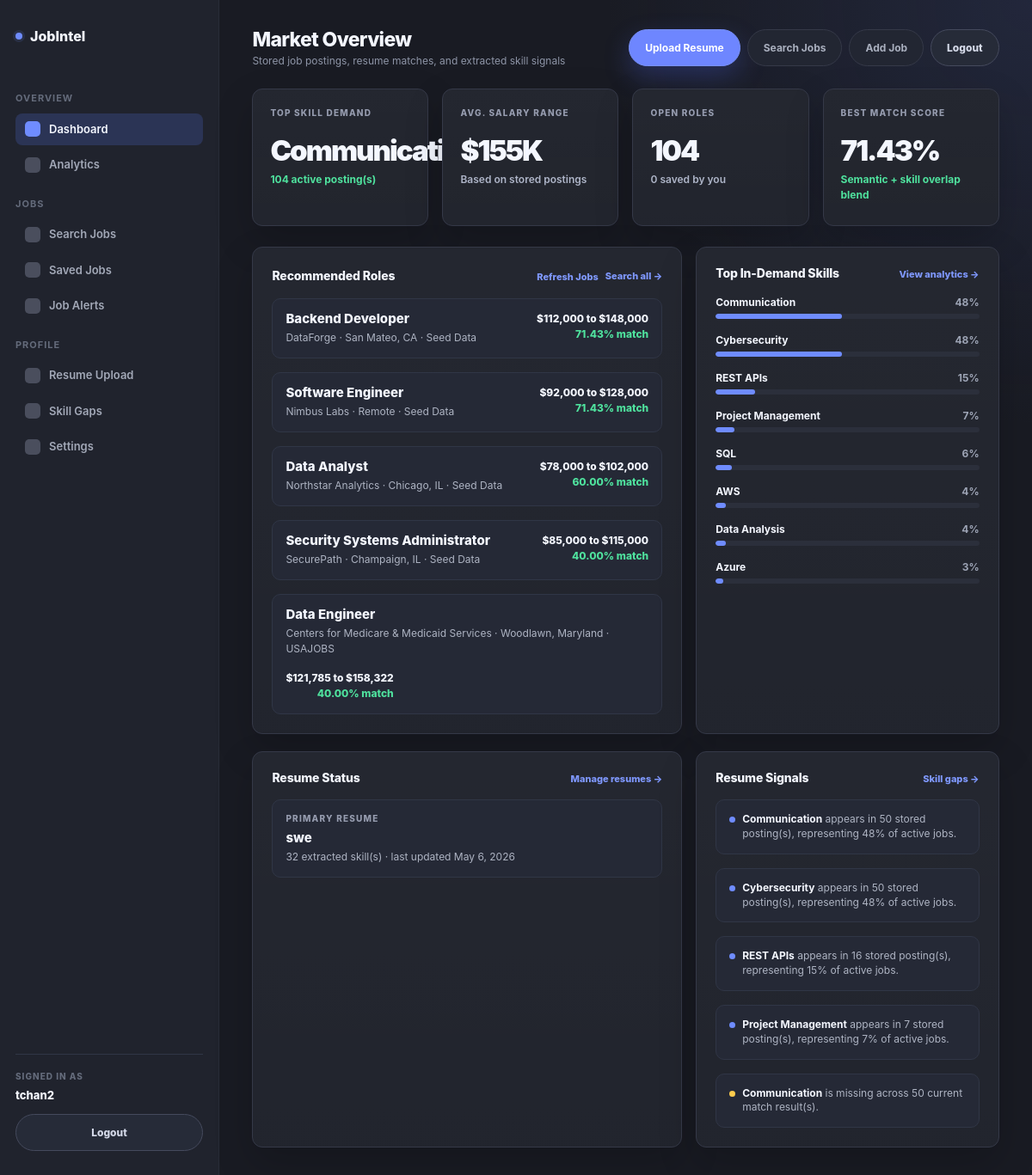
Screenshot of / (signed in) with the database file from the repository.
### resume_fixer/models.py (models this page shows, shortened)
class TimeStampedModel(models.Model):
    created_at = models.DateTimeField(auto_now_add=True)
    updated_at = models.DateTimeField(auto_now=True)
    class Meta:
        abstract = True

class JobPosting(TimeStampedModel):
    class RemoteType(models.TextChoices):
        ON_SITE = 'on_site', 'On Site'
        HYBRID = 'hybrid', 'Hybrid'
        REMOTE = 'remote', 'Remote'
        UNKNOWN = 'unknown', 'Unknown'
    class EmploymentType(models.TextChoices):
        FULL_TIME = 'full_time', 'Full Time'
        PART_TIME = 'part_time', 'Part Time'
        CONTRACT = 'contract', 'Contract'
        INTERNSHIP = 'internship', 'Internship'
        TEMPORARY = 'temporary', 'Temporary'
        UNKNOWN = 'unknown', 'Unknown'
    class ExperienceLevel(models.TextChoices):
        ENTRY = 'entry', 'Entry Level'
        MID = 'mid', 'Mid Level'
        SENIOR = 'senior', 'Senior Level'
        LEAD = 'lead', 'Lead'
        UNKNOWN = 'unknown', 'Unknown'
    company = models.ForeignKey(Company, on_delete=models.SET_NULL, null=True, blank=True, related_name='job_postings')
    external_id = models.CharField(max_length=255, blank=True)
    source_name = models.CharField(max_length=100, blank=True)
    source_url = models.URLField(max_length=500, blank=True)
    title = models.CharField(max_length=200)
    description = models.TextField()
    location = models.CharField(max_length=200, blank=True)
    remote_type = models.CharField(max_length=20, choices=RemoteType.choices, default=RemoteType.UNKNOWN)
    employment_type = models.CharField(max_length=20, choices=EmploymentType.choices, default=EmploymentType.UNKNOWN)
    experience_level = models.CharField(max_length=20, choices=ExperienceLevel.choices, default=ExperienceLevel.UNKNOWN)
    salary_min = models.PositiveIntegerField(null=True, blank=True)
    salary_max = models.PositiveIntegerField(null=True, blank=True)
    salary_currency = models.CharField(max_length=10, default='USD')
    posted_at = models.DateTimeField(null=True, blank=True)
    scraped_at = models.DateTimeField(null=True, blank=True)
    raw_data = models.JSONField(default=dict, blank=True)
    embedding = models.JSONField(default=list, blank=True)
    is_active = models.BooleanField(default=True)
    class Meta:
        ordering = ['-posted_at', '-created_at']
        indexes = [
            models.Index(fields=['title']),
            models.Index(fields=['location']),
            models.Index(fields=['remote_type']),
            models.Index(fields=['experience_level']),
            models.Index(fields=['is_active']),
        ]
        constraints = [
            models.UniqueConstraint(
                fields=['source_name', 'external_id'],
                condition=~models.Q(external_id=''),
                name='unique_job_source_external_id',
            )
        ]

class Company(TimeStampedModel):
    name = models.CharField(max_length=200, unique=True)
    website = models.URLField(blank=True)
    industry = models.CharField(max_length=150, blank=True)
    class Meta:
        ordering = ['name']
        verbose_name_plural = 'companies'

class JobSkill(TimeStampedModel):
    class Importance(models.TextChoices):
        REQUIRED = 'required', 'Required'
        PREFERRED = 'preferred', 'Preferred'
        MENTIONED = 'mentioned', 'Mentioned'
    job_posting = models.ForeignKey(JobPosting, on_delete=models.CASCADE, related_name='job_skills')
    skill = models.ForeignKey(Skill, on_delete=models.CASCADE, related_name='job_skills')
    importance = models.CharField(max_length=20, choices=Importance.choices, default=Importance.MENTIONED)
    confidence = models.DecimalField(max_digits=5, decimal_places=2, default=0)
    evidence = models.TextField(blank=True)
    class Meta:
        unique_together = ('job_posting', 'skill')
        ordering = ['importance', 'skill__normalized_name']

class Skill(TimeStampedModel):
    class Category(models.TextChoices):
        LANGUAGE = 'language', 'Programming Language'
        FRAMEWORK = 'framework', 'Framework'
        DATABASE = 'database', 'Database'
        CLOUD = 'cloud', 'Cloud'
        TOOL = 'tool', 'Tool'
        SOFT_SKILL = 'soft_skill', 'Soft Skill'
        CERTIFICATION = 'certification', 'Certification'
        OTHER = 'other', 'Other'
    name = models.CharField(max_length=100, unique=True)
    normalized_name = models.CharField(max_length=100, unique=True)
    category = models.CharField(max_length=25, choices=Category.choices, default=Category.OTHER)
    class Meta:
        ordering = ['normalized_name']

class Resume(TimeStampedModel):
    user = models.ForeignKey(settings.AUTH_USER_MODEL, on_delete=models.CASCADE, related_name='resumes')
    title = models.CharField(max_length=150)
    file = models.FileField(upload_to=resume_upload_path, blank=True)
    extracted_text = models.TextField(blank=True)
    parsed_data = models.JSONField(default=dict, blank=True)
    is_primary = models.BooleanField(default=False)
    class Meta:
        ordering = ['-updated_at']

### resume_fixer/views.py (the view, shortened to what this page needs)
# urls.py: path('', views.dashboard, name='dashboard'),
@login_required(login_url='login')
def dashboard(request):
    seed_reference_data()
    ensure_external_job_sources()
    user = get_working_user(request)
    resume = latest_resume_for_user(user)
    top_matches = ResumeJobMatch.objects.select_related('job_posting', 'job_posting__company', 'resume').filter(user=user).order_by('-match_score')[:5]
    jobs = []
    for match in top_matches:
        jobs.append({
            'id': match.job_posting_id,
            'title': match.job_posting.title,
            'company': match.job_posting.company.name if match.job_posting.company else 'Unknown Company',
            'location': match.job_posting.location or 'Location not listed',
            'salary': salary_display(match.job_posting),
            'match': f'{match.match_score}%',
            'source': match.job_posting.source_name or 'Stored',
        })
    insights = []
    top_skills = top_skill_rows(4)
    for skill in top_skills:
        insights.append({
            'title': skill['name'],
            'text': f'appears in {skill["count"]} stored posting(s), representing {skill["score"]}% of active jobs.',
            'tone': 'green' if skill['score'] >= 50 else 'blue',
        })
    for missing in common_missing_skills(user, 2):
        insights.append({
            'title': missing['name'],
            'text': f'is missing across {missing["count"]} current match result(s).',
            'tone': 'yellow',
        })
    if not insights:
        insights.append({'title': 'No data yet', 'text': 'Upload a resume or add job postings to generate signals.', 'tone': 'blue'})
    return render(request, 'resume_fixer/dashboard.html', {
        'page_key': 'dashboard',
        'skills': top_skill_rows(8),
        'insights': insights[:5],
        'metrics': dashboard_metrics(user),
        'jobs': jobs,
        'resume': resume,
    })

### templates/resume_fixer/dashboard.html (shortened to what this page needs)
{% extends 'resume_fixer/base.html' %}
{% block content %}
<div class="top-row d-flex flex-wrap align-items-start justify-content-between gap-3 mb-4">
    <div>
        <h1 class="page-title mb-1">Market Overview</h1>
        <p class="page-subtitle mb-0">Stored job postings, resume matches, and extracted skill signals</p>
    </div>
    <div class="dashboard-actions d-flex flex-wrap gap-2">
        <a class="filter-button text-decoration-none" href="{% url 'resume_upload' %}">Upload Resume</a>
        <a class="filter-pill text-decoration-none" href="{% url 'search_jobs' %}">Search Jobs</a>
        <a class="filter-pill text-decoration-none" href="{% url 'search_jobs' %}#add-job">Add Job</a>
        <form method="post" action="{% url 'logout' %}">
            <button class="logout-button" type="submit">Logout</button>
        </form>
    </div>
</div>
<div class="row g-3 mb-4">
    {% for metric in metrics %}
    <div class="col-12 col-md-6 col-xl-3">
        <div class="metric-card h-100">
            <div class="metric-label">{{ metric.label }}</div>
            <div class="metric-value">{{ metric.value }}</div>
            <div class="metric-change {{ metric.direction }}">{{ metric.change }}</div>
        </div>
    </div>
    {% endfor %}
</div>
<div class="row g-3 align-items-stretch">
    <div class="col-12 col-xl-7">
        <section class="panel h-100">
            <div class="panel-heading d-flex justify-content-between align-items-center mb-3">
                <h2 class="panel-title mb-0">Recommended Roles</h2>
                <div class="d-flex align-items-center gap-2">
                    <form method="post" action="{% url 'refresh_job_sources' %}">
                        <button class="link-button" type="submit">Refresh Jobs</button>
                    </form>
                    <a href="{% url 'search_jobs' %}" class="view-link">Search all →</a>
                </div>
            </div>
            <div class="job-list d-flex flex-column gap-3">
                {% for job in jobs %}
                <article class="job-card d-flex flex-wrap justify-content-between gap-3">
                    <div>
                        <h3 class="job-title mb-1"><a href="{% url 'job_detail' job.id %}" class="job-title-link">{{ job.title }}</a></h3>
                        <p class="job-meta mb-0">{{ job.company }} · {{ job.location }}{% if job.source %} · {{ job.source }}{% endif %}</p>
                    </div>
                    <div class="job-side text-sm-end">
                        <div class="job-salary">{{ job.salary }}</div>
                        <div class="job-match">{{ job.match }} match</div>
                    </div>
                </article>
                {% empty %}
                <div class="empty-state">No jobs exist yet. Add a job posting to start generating matches.</div>
                {% endfor %}
            </div>
        </section>
    </div>
    <div class="col-12 col-xl-5">
        <section class="panel h-100">
            <div class="panel-heading d-flex justify-content-between align-items-center mb-3">
                <h2 class="panel-title mb-0">Top In-Demand Skills</h2>
                <a href="{% url 'analytics' %}" class="view-link">View analytics →</a>
            </div>
            <div class="skill-list d-flex flex-column gap-3">
                {% for skill in skills %}
                <div class="skill-row">
                    <div class="d-flex justify-content-between align-items-center mb-1">
                        <span class="skill-name">{{ skill.name }}</span>
                        <span class="skill-score">{{ skill.score }}%</span>
                    </div>
                    <div class="skill-track">
                        <div class="skill-bar" style="width: {{ skill.score }}%;"></div>
                    </div>
                </div>
                {% empty %}
                <div class="empty-state">No skill data is available yet.</div>
                {% endfor %}
            </div>
        </section>
    </div>
</div>
<div class="row g-3 mt-1 align-items-stretch">
    <div class="col-12 col-xl-7">
        <section class="panel compact-panel h-100">
            <div class="panel-heading d-flex justify-content-between align-items-center mb-3">
                <h2 class="panel-title mb-0">Resume Status</h2>
                <a href="{% url 'resume' %}" class="view-link">Manage resumes →</a>
            </div>
            {% if resume %}
            <article class="detail-block">
                <div class="detail-label">Primary resume</div>
                <h3 class="job-title mb-1">{{ resume.title }}</h3>
                <p class="job-meta mb-0">{{ resume.resume_skills.count }} extracted skill(s) · last updated {{ resume.updated_at|date:'M j, Y' }}</p>
            </article>
            {% else %}
            <div class="empty-state">Upload a resume to calculate match scores against stored jobs.</div>
            {% endif %}
        </section>
    </div>
    <div class="col-12 col-xl-5">
        <section class="panel compact-panel h-100">
            <div class="panel-heading d-flex justify-content-between align-items-center mb-3">
                <h2 class="panel-title mb-0">Resume Signals</h2>
                <a href="{% url 'skill_gaps' %}" class="view-link">Skill gaps →</a>
            </div>
            <div class="insight-list d-flex flex-column gap-3">
                {% for insight in insights %}
                <article class="insight-card">
                    <div class="d-flex gap-2 align-items-start">
                        <span class="insight-dot {{ insight.tone }}"></span>
                        <p class="mb-0"><strong>{{ insight.title }}</strong> {{ insight.text }}</p>
                    </div>
                </article>
                {% endfor %}
            </div>
        </section>
    </div>
</div>
{% endblock %}

### templates/resume_fixer/base.html (shortened to what this page needs)
{% load static %}
<!doctype html>
<html lang="en">
<head>
    <link href="https://cdn.jsdelivr.net/npm/bootstrap@5.3.3/dist/css/bootstrap.min.css" rel="stylesheet">
    <link href="{% static 'resume_fixer/css/jobintel.css' %}" rel="stylesheet">
</head>
<body>
<div class="app-shell d-flex">
    <aside class="sidebar d-flex flex-column">
        <a class="brand text-decoration-none" href="{% url 'dashboard' %}">
            <span class="brand-mark"></span>
            <span>JobIntel</span>
        </a>
        <div class="nav-section-label">Overview</div>
        <nav class="nav flex-column gap-1">
            <a class="side-link {% if page_key == 'dashboard' %}active{% endif %}" href="{% url 'dashboard' %}"><span class="side-icon"></span><span>Dashboard</span></a>
            <a class="side-link {% if page_key == 'analytics' %}active{% endif %}" href="{% url 'analytics' %}"><span class="side-icon"></span><span>Analytics</span></a>
        </nav>
        <div class="nav-section-label">Jobs</div>
        <nav class="nav flex-column gap-1">
            <a class="side-link {% if page_key == 'search_jobs' %}active{% endif %}" href="{% url 'search_jobs' %}"><span class="side-icon"></span><span>Search Jobs</span></a>
            <a class="side-link {% if page_key == 'saved_jobs' %}active{% endif %}" href="{% url 'saved_jobs' %}"><span class="side-icon"></span><span>Saved Jobs</span></a>
            <a class="side-link {% if page_key == 'job_alerts' %}active{% endif %}" href="{% url 'job_alerts' %}"><span class="side-icon"></span><span>Job Alerts</span></a>
        </nav>
        <div class="nav-section-label">Profile</div>
        <nav class="nav flex-column gap-1">
            <a class="side-link {% if page_key == 'resume' %}active{% endif %}" href="{% url 'resume' %}"><span class="side-icon"></span><span>Resume Upload</span></a>
            <a class="side-link {% if page_key == 'skill_gaps' %}active{% endif %}" href="{% url 'skill_gaps' %}"><span class="side-icon"></span><span>Skill Gaps</span></a>
            <a class="side-link {% if page_key == 'settings' %}active{% endif %}" href="{% url 'settings' %}"><span class="side-icon"></span><span>Settings</span></a>
        </nav>
        <div class="sidebar-account mt-auto">
            <div class="account-label">Signed in as</div>
            <div class="account-name">{{ request.user.username }}</div>
            <form method="post" action="{% url 'logout' %}">
                <button class="logout-button sidebar-logout" type="submit">Logout</button>
            </form>
        </div>
    </aside>
    <main class="content flex-grow-1">
        {% block content %}{% endblock %}
    </main>
</div>
</body>
</html>

### rows the page displays
JobPosting: title "Backend Developer", location "San Mateo, CA", source "Seed Data"
Company: company "DataForge"
JobPosting: title "Software Engineer", location "Remote", source "Seed Data"
Company: company "Nimbus Labs"
JobPosting: title "Data Analyst", location "Chicago, IL", source "Seed Data"
Company: company "Northstar Analytics"
JobPosting: title "Security Systems Administrator", location "Champaign, IL", source "Seed Data"
Company: company "SecurePath"
JobPosting: title "Data Engineer", location "Woodlawn, Maryland", source "USAJOBS"
Company: company "Centers for Medicare & Medicaid Services"
JobSkill: name "Communication", score "48"
Skill: name "REST APIs", score "15"
Resume: title "swe", resume_skills.count "32", updated_at "May 6, 2026"

### other values shown
{{ request.user.username }} "tchan2"
{{ metric.label }} "TOP SKILL DEMAND" "AVG. SALARY RANGE" "OPEN ROLES" "BEST MATCH SCORE"
{{ metric.value }} "Communication" "$155K" "104" "71.43%"
{{ metric.change }} "104 active posting(s)" "Based on stored postings" "0 saved by you" "Semantic + skill overlap blend"
{{ job.salary }} "$112,000 to $148,000" "$92,000 to $128,000" "$78,000 to $102,000" "$85,000 to $115,000" "$121,785 to $158,322"
{{ job.match }} "71.43%" "71.43%" "60.00%" "40.00%" "40.00%"
{{ skill.name }} "Cybersecurity" "Project Management" "SQL" "AWS" "Data Analysis" "Azure"
{{ skill.score }} "48" "7" "6" "4" "4" "3"
{{ insight.title }} "Communication" "Cybersecurity" "REST APIs" "Project Management" "Communication"
{{ insight.text }} "appears in 50 stored posting(s), representing 48% of active jobs." "appears in 50 stored posting(s), representing 48% of active jobs." "appears in 16 stored posting(s), representing 15% of active jobs." "appears in 7 stored posting(s), representing 7% of active jobs." "is missing across 50 current match result(s)."
